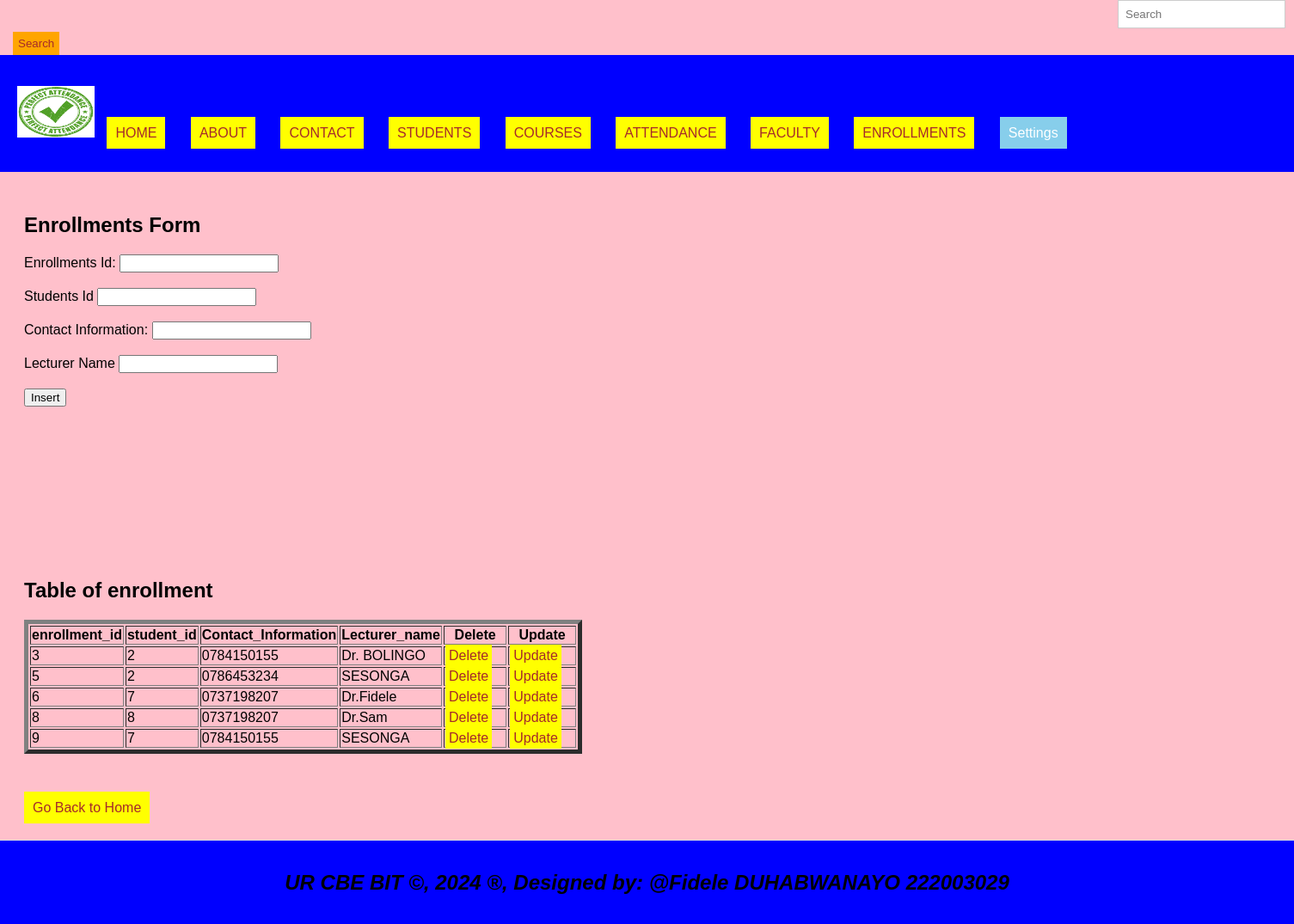
Screenshot of /Fidele_DUHABWANAYO_222003029_GrpA_CAT/Enrollments.php with the database file from the repository.
### tables this page shows
CREATE TABLE `enrollment` (
  `enrollment_id` int(11) NOT NULL,
  `student_id` int(11) DEFAULT NULL,
  `Contact_Information` varchar(255) DEFAULT NULL,
  `Lecturer_name` varchar(255) DEFAULT NULL
);

### Fidele_DUHABWANAYO_222003029_GrpA_CAT/Enrollments.php (the view, shortened to what this page needs)
<!DOCTYPE html>
<html lang="en">
<head>
  <link rel="stylesheet" type="text/css" href="style.css" title="style 1" media="screen, tv, projection, handheld, print"/>
</head>
<body style="background-color: pink;">
  <form class="d-flex" role="search" action="search.php">
      <input class="form-control me-2" type="search" placeholder="Search" aria-label="Search" name="query">
      <button class="btn btn-outline-success" type="submit">Search</button>
  <header>
    <ul style="list-style-type: none; padding: 0;">
      <li style="display: inline; margin-right: 10px;">
        <img src="./image/logo.JPG" width="90" height="60" alt="Logo">
      </li>
      <li style="display: inline; margin-right: 10px;"><a href="./home.html">HOME</a></li>
      <li style="display: inline; margin-right: 10px;"><a href="./about.html">ABOUT</a></li>
      <li style="display: inline; margin-right: 10px;"><a href="./contact.html">CONTACT</a></li>
      <li style="display: inline; margin-right: 10px;"><a href="./Students.php">STUDENTS</a></li>
      <li style="display: inline; margin-right: 10px;"><a href="./Courses.php">COURSES</a></li>
      <li style="display: inline; margin-right: 10px;"><a href="./Attendance.php">ATTENDANCE</a></li>
      <li style="display: inline; margin-right: 10px;"><a href="./Faculty.php">FACULTY</a></li>
      <li style="display: inline; margin-right: 10px;"><a href="./Enrollments.php">ENROLLMENTS</a></li>
      <li class="dropdown" style="display: inline; margin-right: 10px;">
        <a href="#" style="padding: 10px; color: white; background-color: skyblue; text-decoration: none; margin-right: 15px;">Settings</a>
      </li>
    </ul>
  </header>
  <section>
    <h1>Enrollments Form</h1>
    <form method="post" action="Enrollments.php">
      <label for="enrollment_id">Enrollments Id:</label>
      <input type="number" id="enrollment_id" name="enrollment_id" required><br><br>
      <label for="student_id">Students Id</label>
      <input type="number" id="student_id" name="student_id" required><br><br>
      <label for="Contact_Information">Contact Information:</label>
      <input type="text" id="Contact_Information" name="Contact_Information" required><br><br>
      <label for="Lecturer_name">Lecturer Name</label>
      <input type="text" id="Lecturer_name" name="Lecturer_name" required><br><br>
      <input type="submit" name="add" value="Insert"><br><br><br><br><br>
    </form><br><br><br><br><br><br>
    <?php
    include('Database_connection.php');
    ?>
    <h2>Table of enrollment</h2>
    <table border="5">
      <tr>
        <th>enrollment_id</th>
        <th>student_id</th>
        <th>Contact_Information</th>
        <th>Lecturer_name</th>
        <th>Delete</th>
        <th>Update</th>
      </tr>
      <?php
      $connection = new mysqli($host, $user, $pass, $database);
      $sql = "SELECT * FROM enrollment";
      $result = $connection->query($sql);
      if ($result->num_rows > 0) {
          while ($row = $result->fetch_assoc()) {
              $enrollment_id = $row['enrollment_id'];
              echo "<tr>
                      <td>" . $row['enrollment_id'] . "</td>
                      <td>" . $row['student_id'] . "</td>
                      <td>" . $row['Contact_Information'] . "</td>
                      <td>" . $row['Lecturer_name'] . "</td>
                      <td><a style='padding:4px' href='delete_Enrollments.php?enrollment_id=$enrollment_id'>Delete</a></td>
                      <td><a style='padding:4px' href='update_Enrollments.php?enrollment_id=$enrollment_id'>Update</a></td>
                    </tr>";
          }
      } else {
          echo "<tr><td colspan='6'>No data found</td></tr>";
      }
      ?>
    </table>
    <br><br><br>
    <a href="./home.html">Go Back to Home</a><br>
  </section>
  <footer>
    <center>
      <b><h2><marquee><i>UR CBE BIT &copy, 2024 &reg, Designed by: @Fidele DUHABWANAYO 222003029</i></marquee></h2></b>
    </center>
  </footer>
</body>
</html>

### Fidele_DUHABWANAYO_222003029_GrpA_CAT/style.css (style rules this page uses)
body { font-family: Arial, sans-serif; margin: 0; padding: 0; }
.form-control { padding: 8px; margin-left: 4px; border: 1px solid #ccc; }
.btn { padding: 6px; background-color: orange; color: brown; border: none; }
.dropdown { position: relative; display: inline; margin-right: 10px; }
body { font-family: Arial,sans-serif; margin:0; padding:0; }
header { background-color:blue; padding: 20px; }
.dropdown { position: right; display:right; direction:rtl; }
section { padding:28px; border-bottom: 1px solid #ddd; }
footer { text-align: center; padding: 15px; background-color:blue; }

### Fidele_DUHABWANAYO_222003029_GrpA_CAT/Enrollments.php (style rules this page uses)
a { padding: 10px; color: white; background-color: yellow; text-decoration: none; margin-right: 15px; }
a:link { color: brown; }
button.btn { margin-left: 15px; margin-top: 4px; }
input.form-control { margin-left: 1300px; padding: 8px; }

### rows the page displays
enrollment: enrollment_id "3", student "2", Contact_Information "0784150155", Lecturer_name "Dr. BOLINGO"
enrollment: enrollment_id "5", student "2", Contact_Information "0786453234", Lecturer_name "SESONGA"
enrollment: enrollment_id "6", student "7", Contact_Information "0737198207", Lecturer_name "Dr.Fidele"
enrollment: enrollment_id "8", student "8", Contact_Information "0737198207", Lecturer_name "Dr.Sam"
enrollment: enrollment_id "9", student "7", Contact_Information "0784150155", Lecturer_name "SESONGA"
